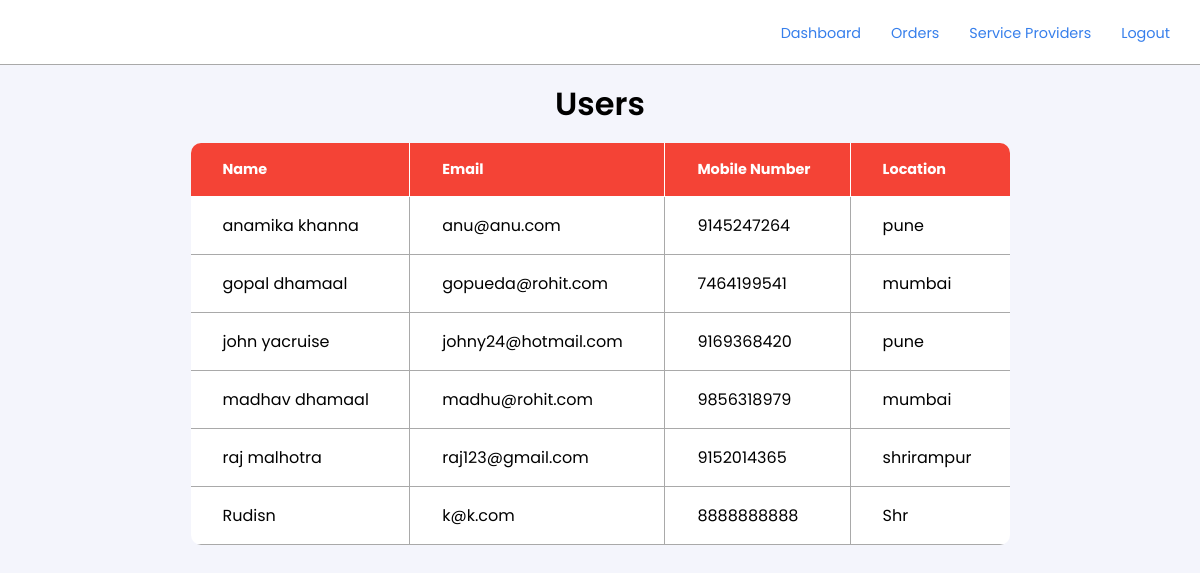
The page /admin/users.php (signed in) on the database as committed earlier.
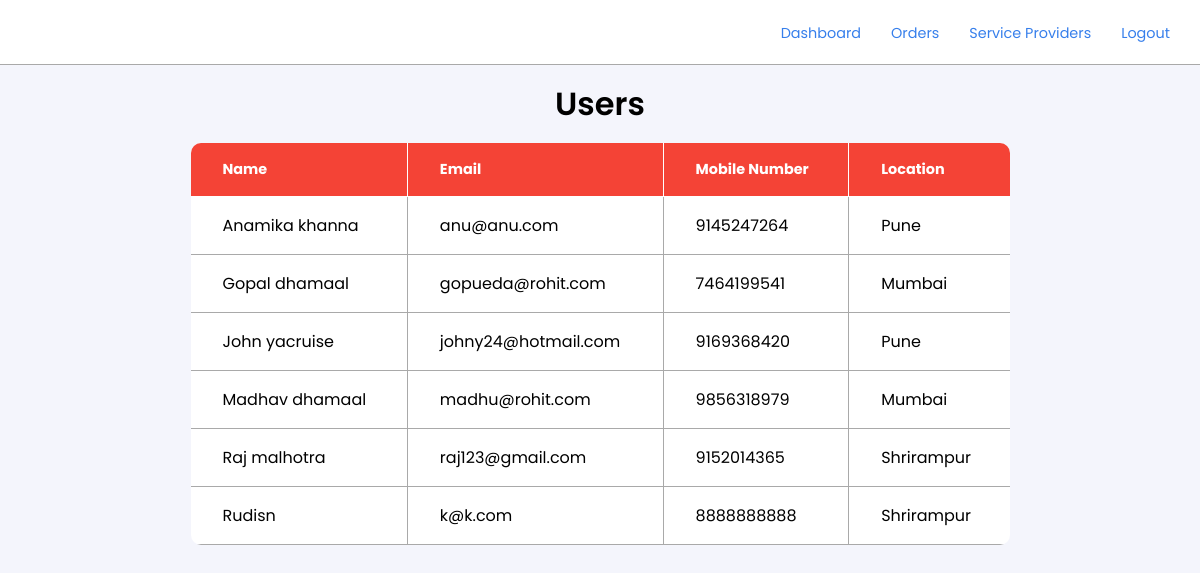
The same page on the database as committed later.
### tables this page shows
CREATE TABLE `users` (
  `id` int(11) NOT NULL,
  `uname` varchar(50) NOT NULL,
  `umail` varchar(50) NOT NULL,
  `umob` bigint(20) NOT NULL,
  `location` varchar(25) DEFAULT NULL
);

### admin/users.php (the view, shortened to what this page needs)
<?php
     include ("../conn.php");
     mysqli_select_db($conn, 'infinity') or die(mysqli_error($conn));
     $unFIlteredSPData = mysqli_query($conn, "SELECT * FROM users");
     $spDataRows = mysqli_num_rows($unFIlteredSPData);
?>
<!DOCTYPE html>
<html lang="en">
<head>
    <link rel="stylesheet" href="../Assets/Styles/style.css?v=<?php echo time(); ?>">
</head>
<body>
    <nav class="glass">
        <a href="#home"><img src="../Assets/Images/infinityLoop2.gif" class="navImg" alt=""></a>
        <ul>
            <li><a href='./'>Dashboard</a></li>
            <li><a href='./orders.php'>Orders</a></li>
            <li><a href='./service-providers.php'>Service Providers</a></li>
            <li><a href='../logout.php'>Logout</a></li>
        </ul>
    </nav>
    <section class="mainSection">
        <div class="adminTableMainDiv">
            <h2 class="adminTableHeading">Users</h2>
            <table class="adminTable boxShadow1Hover">
                <thead class="boxShadow1Hover Rejected">
                    <tr>
                        <th>Name</th>
                        <th>Email</th>
                        <th>Mobile Number</th>
                        <th>Location</th>
                    </tr>
                </thead>
                <tbody>
                    <?php
                    if($spDataRows!=0){
                        while($allServices = mysqli_fetch_assoc($unFIlteredSPData)){
                    ?>
                        <tr>
                            <td><?php echo"$allServices[uname]" ?></td>
                            <td><?php echo"$allServices[umail]" ?></td>
                            <td><?php echo"$allServices[umob]" ?></td>
                            <td><?php echo"$allServices[location]" ?></td>
                        </tr>
                    <?php
                        }
                    }
                    ?>
                </tbody>
            </table>
        </div>
    </section>
</body>
</html>

Rows that differ between the two databases and show on the page:
changed users "anu@anu.com": uname "anamika khanna" → "Anamika khanna"; location "pune" → "Pune"
changed users "gopueda@rohit.com": uname "gopal dhamaal" → "Gopal dhamaal"; location "mumbai" → "Mumbai"
changed users "johny24@hotmail.com": uname "john yacruise" → "John yacruise"; location "pune" → "Pune"
changed users "madhu@rohit.com": uname "madhav dhamaal" → "Madhav dhamaal"; location "mumbai" → "Mumbai"
changed users "raj123@gmail.com": uname "raj malhotra" → "Raj malhotra"; location "shrirampur" → "Shrirampur"
changed users "Rudisn": location "Shr" → "Shrirampur"
